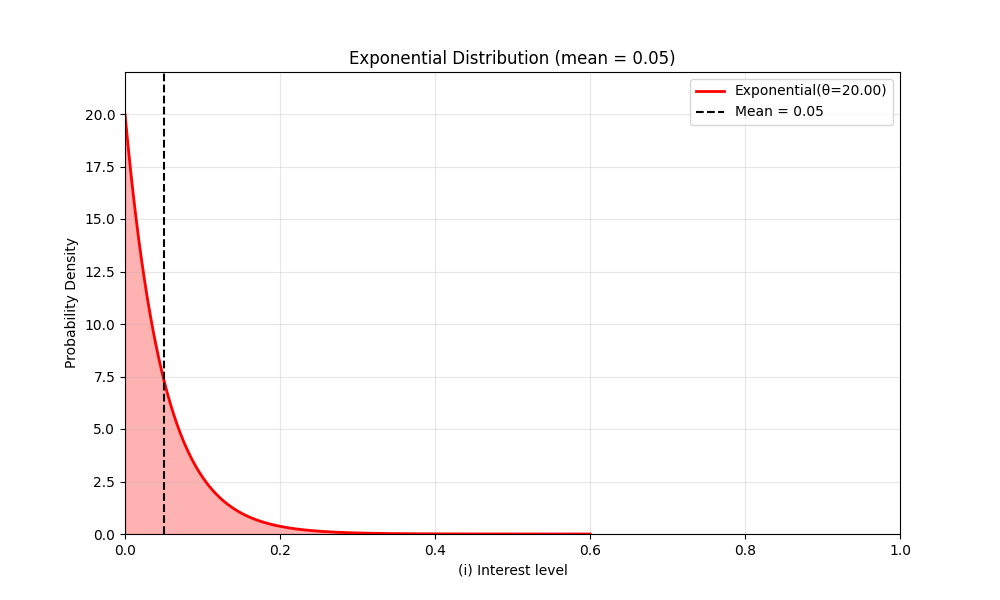

Reproduce this figure in Python.
#!/usr/bin/env python

import numpy as np
import matplotlib.pyplot as plt
from scipy.stats import expon

# For exponential distribution, rate parameter λ = 1/mean
rate = 1/0.05  # lambda = 20 since mean = 0.05

# Create points for x-axis (up to 5 times the mean should cover most of the distribution)
x = np.linspace(0, 0.6, 1000)

# Create exponential distribution
y = rate * np.exp(-rate * x)  # PDF: λe^(-λx)

# Create the plot
plt.figure(figsize=(10, 6))
plt.plot(x, y, 'r-', lw=2, label=f'Exponential(θ={rate:.2f})')

# Fill under the curve
plt.fill_between(x, y, alpha=0.3, color='red')

# Add vertical line at mean
plt.axvline(x=0.05, color='black', linestyle='--', label='Mean = 0.05')

# Customize the plot
plt.title(f'Exponential Distribution (mean = 0.05)')
plt.xlabel('(i) Interest level')
plt.ylabel('Probability Density')
plt.grid(True, alpha=0.3)
plt.legend()

# Set reasonable axis limits
plt.xlim(0, 1)
plt.ylim(0, max(y) * 1.1)

plt.savefig('exponential.png')
plt.tight_layout()
plt.show()
